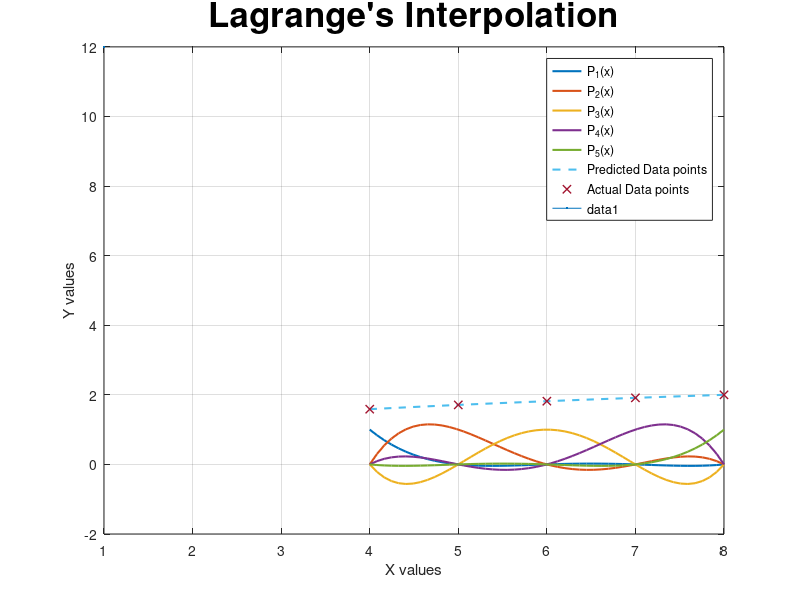

The MATLAB script that drew this image:
%% Assignemnt
% Lagrange's Interpolation

% Name        : Mohamed Mafaz
% Roll Number : AM25M009
% Department   : Applied Mechanics


%% Part 1 (Preprocessing / Writing Functions)
% Lagrange's Interpolation Function
clc;
clear;

function [sum] = LI(xs, ys, number)
    % Straight forward brute force way to find l
    l = [];
    
    for j = 1:length(xs)
        numerator = 1;
        denominator = 1;
        for i = 1:length(xs)
            if i ~= j       % Or else it will always give 0
                numerator = numerator * (number - xs(i));  % Calculating Numerator and Denominator differently
                denominator = denominator * (xs(j) - xs(i));
            end
        end
        l(j) = numerator / denominator;      
    end
    
    % This calculates l0 x y0 + l1 x y1 + ....
    sum = 0;
    for i = 1: length(l)
        sum = sum + (ys(i) * l(i));
    end
end

% Lagrange_Basis
function [L] = Lagrange_Basis(xs, j, number)
    L = ones(size(number));
    n = length(xs);
    for i = 1:n
        if i ~= j
            L = L .* (number - xs(i)) / (xs(j) - xs(i));
        end
    end
end

%% Part 2 (Processing / Using the function)

x = [4.0, 5.0, 6.0, 7.0, 8.0];
y = [1.58740105, 1.709976, 1.81712059, 1.912931, 2.0];
sample_points = 50;

% Predicting
test_xs = linspace(min(x), max(x), sample_points);

test_ys = zeros(1, sample_points);
for i = 1:sample_points
    test_ys(i) = LI(x, y, test_xs(i));
end


%% Part 3 (post processing or plots or results)

for j = 1: length(x)
    lb = Lagrange_Basis(x, j, test_xs);
    plot(test_xs, lb, 'LineWidth', 1.5, 'DisplayName', sprintf('P_{%d}(x)', j));
    hold on
end

% Plotting predicted Data
plot(test_xs, test_ys, '--', 'LineWidth', 1.5, 'DisplayName', 'Predicted Data points');
xlabel('X values');
ylabel('Y values');
title("Lagrange's Interpolation", 'FontSize', 25);



hold on

% Plotting actual Data
plot(x, y, 'LineWidth', 1, 'DisplayName', 'Actual Data points', Marker='x', MarkerSize=12);

legend show;
grid on;